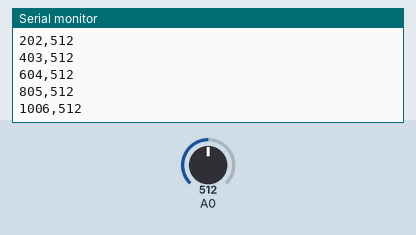
A sketch run on a simulated Arduino Uno, built with avr-gcc and run on an emulated ATmega328P. Parts: the last lines printed to the serial monitor. The inputs (shaded band) are chosen by the test bench; at power-on: A0 = 512.

Above: at 1.2 s.
1.3 s: A0 set to 716
At 1.46 s:
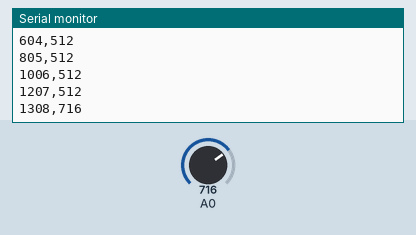
2.8 s: A0 set to 900
At 2.97 s:
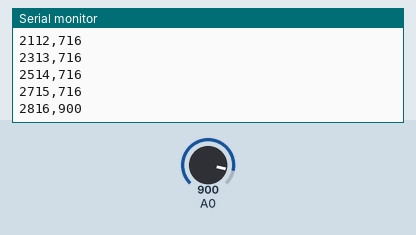
Timing chart, 0 to 5.8 s (numbered marks = the images above; inputs shaded):
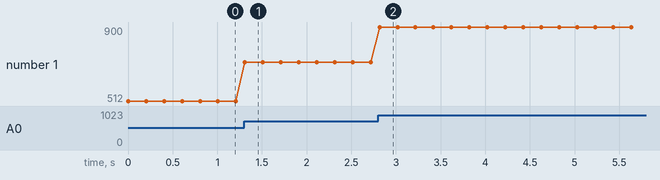

The sketch:

pulsioximetro.ino
```cpp
#define MEDIDA_MINIMA 10 // Cambio menor monitorizado
#define TIEMPO_MAXIMO_MEDIDA 200 // Cambio menor entre medidas (determina la resolución vertical)
#define TIEMPO_MINIMO_MEDIDA 100 // Milisegundos entre medidas (determina la resolución horizontal)

int lectura_anterior_oximetro = 0;
int lectura_oximetro;
unsigned long cronometro_minimo = 0;
unsigned long cronometro_maximo = 0;

void setup()
{
  Serial.begin(9600);
  //pinMode(PIN_OXIMETRO,INPUT); // Ya es entrada por defecto
}

void loop()
{
  if (millis() > cronometro_minimo)
  {
    lectura_oximetro = analogRead(A0);
    if (abs(lectura_oximetro - lectura_anterior_oximetro) > MEDIDA_MINIMA || millis() > cronometro_maximo)
    {
      cronometro_minimo = millis() + TIEMPO_MINIMO_MEDIDA;
      cronometro_maximo = millis() + TIEMPO_MAXIMO_MEDIDA;
      lectura_anterior_oximetro = lectura_oximetro;
      Serial.println(String(millis(), DEC) + "," + String(lectura_oximetro, DEC));
    }
  }
}
```

Measured:
- after the input at 1.3 s, the serial monitor: prints a new line at once (image 1)
- after the input at 2.8 s, the serial monitor: prints a new line at once (image 2)
- plotted number 1: 512 → 716 after the input at 1.3 s, 716 → 900 after the input at 2.8 s
